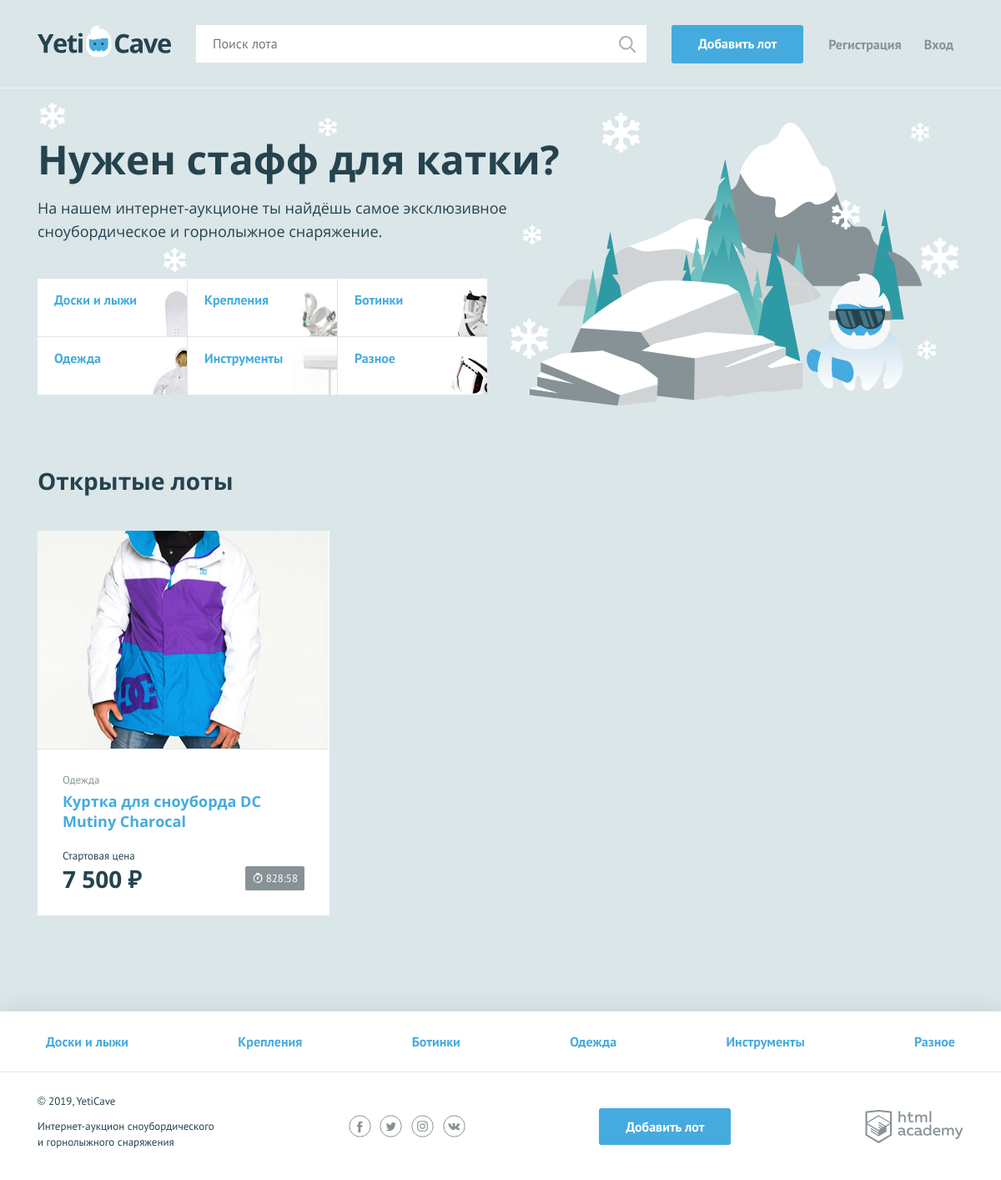
The page / on the database its author committed.
### tables this page shows
CREATE TABLE categories (
    id INT(12) NOT NULL AUTO_INCREMENT PRIMARY KEY,
    name CHAR(64) UNIQUE NOT NULL,
    symbol_code CHAR(64) UNIQUE NOT NULL
);

CREATE TABLE lots
(
    id INT(12)  AUTO_INCREMENT PRIMARY KEY NOT NULL,
    start_date TIMESTAMP DEFAULT CURRENT_TIMESTAMP,
    name CHAR(64) NOT NULL,
    description CHAR(255) NOT NULL,
    image CHAR(255) NOT NULL,
    start_price INT(255)  NOT NULL,
    end_date TIMESTAMP NOT NULL,
    bid_step INT(255)  NOT NULL,
    author_id INT(12)  NOT NULL,
    winner_id INT(12),
    category_id INT(12)  NOT NULL
);

### helpers.php (called while the page is built, shortened)
<?php
function include_template($name, array $data = []) {
    $name = 'templates/' . $name;
    extract($data);
    require $name;
    $result = ob_get_clean();
    return $result;
}

### functions.php (called while the page is built, shortened)
<?php
function format_price($num, $symbol = ' ₽') {
    $num = number_format($num, 0, '.', ' ');
    $num = $num . $symbol;
    return $num;
};
function calculate_remaining_time($time) {
    $current_time = date_create('now');
    $future_time = date_create($time);
    if ($current_time < $future_time) {
        $interval = date_diff($current_time, $future_time);
        $days = date_interval_format($interval, '%a');
        $hours = date_interval_format($interval, '%h');
        $total_hours = sprintf('%02d', $days*24 + $hours);
        $minutes = date_interval_format($interval, '%I');
        $result = [$total_hours, $minutes];
    } else {
        $result = ['00', '00'];
    }
    return $result;
};
function get_active_lots($con) {
    $sql= 'SELECT l.NAME, l.start_price, l.image, l.end_date, l.id, c.name FROM lots l JOIN categories c ON l.category_id = c.id WHERE end_date > NOW() ORDER BY start_date DESC
';
    $result = mysqli_query($con, $sql);
    $lots = mysqli_fetch_all($result, MYSQLI_ASSOC);
    return $lots;
};
function get_categories($con) {
    $sql = 'SELECT id, symbol_code, name FROM categories';
    $result = mysqli_query($con, $sql);
    $categories = mysqli_fetch_all($result, MYSQLI_ASSOC);
    return $categories;
};

### dbinit.php (called while the page is built, shortened)
<?php
if($_SESSION['user']) {
    $is_auth = 1;
} else {
    $is_auth = 0;
}
$user_name = $_SESSION['user']['name'];

### templates/main.php (the view, shortened to what this page needs)
<section class="promo">
    <h2 class="promo__title">Нужен стафф для катки?</h2>
    <p class="promo__text">На нашем интернет-аукционе ты найдёшь самое эксклюзивное сноубордическое и горнолыжное снаряжение.</p>
    <ul class="promo__list">
        <?php foreach ($categories as $category): ?>
            <li class= "promo__item  promo__item--<?=$category['symbol_code'];?>">
                <a class="promo__link" href="pages/all-lots.html"><?= htmlspecialchars($category['name']); ?></a>
            </li>
        <?php endforeach?>
    </ul>
</section>
<section class="lots">
    <div class="lots__header">
        <h2>Открытые лоты</h2>
    </div>
    <ul class="lots__list">
        <?php foreach ($lots as $lot): ?>
            <li class="lots__item lot">
                <div class="lot__image">
                    <img src="<?= htmlspecialchars($lot['image']); ?>" width="350" height="260" alt="">
                </div>
                <div class="lot__info">
                    <span class="lot__category"><?= htmlspecialchars($lot['name']); ?></span>
                    <h3 class="lot__title"><a class="text-link" href="/lot.php?lot=<?= $lot['id']; ?>"><?= htmlspecialchars($lot['NAME']); ?></a></h3>
                    <div class="lot__state">
                        <div class="lot__rate">
                            <span class="lot__amount">Стартовая цена</span>
                            <span class="lot__cost"><?= format_price(htmlspecialchars($lot['start_price'])); ?></span>
                        </div>
                        <div class="lot__timer timer
                        ?>">
                            <?= (calculate_remaining_time($lot['end_date']))[0] . ':' . (calculate_remaining_time($lot['end_date']))[1]; ?>
                        </div>
                    </div>
                </div>
            </li>
        <?php endforeach ?>
    </ul>
</section>

### templates/layout.php (shortened to what this page needs)
<!DOCTYPE html>
<html lang="ru">
<head>
    <link href="../css/normalize.min.css" rel="stylesheet">
    <link href="../css/style.css" rel="stylesheet">
    <link href="../css/flatpickr.min.css" rel="stylesheet">
</head>
<body>
<div class="page-wrapper">
    <header class="main-header">
        <div class="main-header__container container">
            <a class="main-header__logo" href="/">
                <img src="../img/logo.svg" width="160" height="39" alt="Логотип компании YetiCave">
            </a>
            <form class="main-header__search" method="get" action="search.php" autocomplete="off">
                <input type="search" name="search" placeholder="Поиск лота" value="<?=$search ?>">
                <input class="main-header__search-btn" type="submit" name="find" value="Найти">
            </form>
            <a class="main-header__add-lot button" href="add.php">Добавить лот</a>
            <nav class="user-menu">
                <?php if ($is_auth): ?>
                    <div class="user-menu__logged">
                        <p><?= $user_name ?></p>
                        <a class="user-menu__bets" href="pages/my-bets.html">Мои ставки</a>
                        <a class="user-menu__logout" href="logout.php">Выход</a>
                    </div>
                <?php else:?>
                    <ul class="user-menu__list">
                        <li class="user-menu__item">
                            <a href="register.php">Регистрация</a>
                        </li>
                        <li class="user-menu__item">
                            <a href="login.php">Вход</a>
                        </li>
                    </ul>
                <?php endif; ?>
            </nav>
        </div>
    </header>
    <main <?php if ($_SERVER[REQUEST_URI]=="/")
        {
            echo ('class="container"');
        }
    ?>
    >
        <?= $content; ?>
    </main>
</div>
<footer class="main-footer">
    <nav class="nav">
        <ul class="nav__list container">
            <?php foreach ($categories as $category): ?>
                <li class="nav__item">
                    <a href="pages/all-lots.html"><?=htmlspecialchars($category['name'])?></a>
                </li>
            <?php endforeach ?>
        </ul>
    </nav>
    <div class="main-footer__bottom container">
        <div class="main-footer__copyright">
            <p>© 2019, YetiCave</p>
            <p>Интернет-аукцион сноубордического и горнолыжного снаряжения</p>
        </div>
        <div class="main-footer__social social">
            <a class="social__link social__link--facebook" href="#">
            </a>
            <a class="social__link social__link--twitter" href="#">
            </a>
            <a class="social__link social__link--instagram" href="#">
            </a>
            <a class="social__link social__link--vkontakte" href="#">
            </a>
        </div>
        <a class="main-footer__add-lot button" href="add-lot.html">Добавить лот</a>
        <div class="main-footer__developed-by">
            <a class="logo-academy" href="https://htmlacademy.ru/intensive/php">
            </a>
        </div>
    </div>
</footer>
</body>
</html>

### index.php
<?php
require_once('helpers.php');
require_once('dbinit.php');
require_once('functions.php');
$categories = get_categories($con);
$page_content = include_template('main.php', [
    'categories' => $categories,
    'lots' => get_active_lots($con)
]);
$layout_content = include_template('layout.php', [
    'content' => $page_content,
    'title' => 'Главная',
    'categories' => $categories,
    'user_name' => $user_name,
    'is_auth' => $is_auth
]);
print($layout_content);
?>

### rows shown on the page
categories: name "Доски и лыжи"
categories: name "Крепления"
categories: name "Ботинки"
categories: name "Одежда"
categories: name "Инструменты"
categories: name "Разное"
lots: image (picture), category.name "Одежда", name "Куртка для сноуборда DC Mutiny Charocal", start_price "7 500 ₽", end_date "828", end_date "58"
